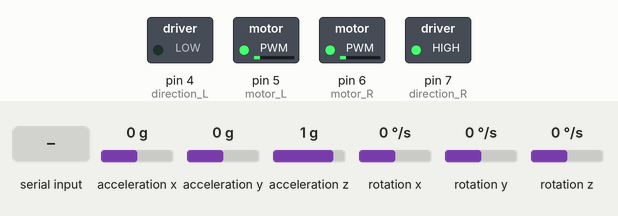
A sketch run on a simulated Arduino Uno, built with avr-gcc and run on an emulated ATmega328P. Shown: switched loads named in the sketch (green lamp = pin HIGH). The inputs (shaded band) are chosen by the test bench; at power-on: acceleration y 0 g, rotation x 0 °/s, acceleration z 1 g, acceleration x 0 g, rotation y 0 °/s, rotation z 0 °/s. What the sketch prints to the serial monitor is not drawn.

Above: at 1.2 s.
1.3 s: acceleration y set to -1.4 g
2.8 s: acceleration y set to -1.1 g
5.8 s: acceleration y set to -0.8 g
At 6.3 s:
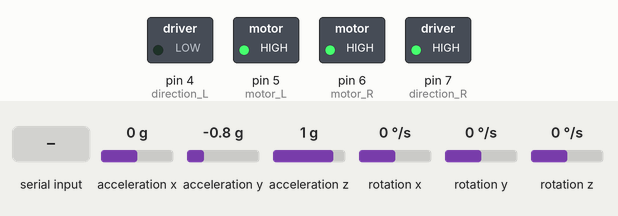
7.3 s: rotation x set to 192 °/s
At 10.12 s:
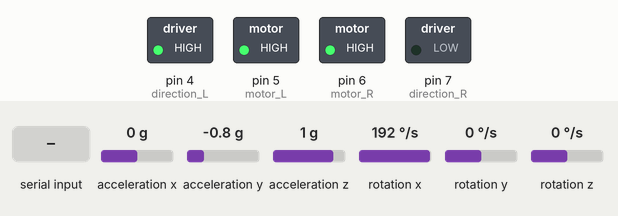
10.3 s: acceleration z set to 0.7 g
At 10.9 s:
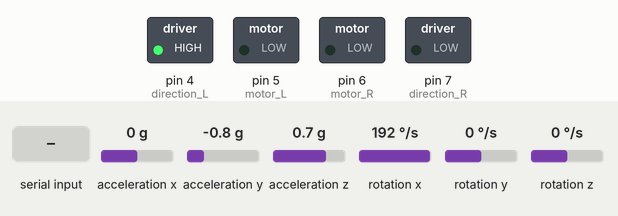
11.8 s: byte 30 received over Serial
Timing chart, 0 to 14.8 s (numbered marks = the images above; inputs shaded):
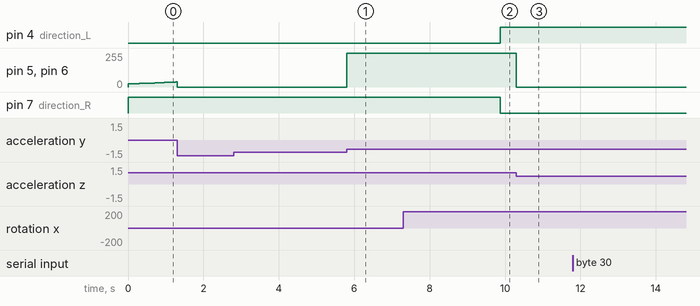

Measured:
- the behaviour switches between 0.9 and 0.8 g on acceleration z (found by bisection; images 2 and 3)
- after the input at 2.8 s, every drawn part: stays the same
- after the input at 5.8 s, pin 5 (motor_L), pin 6 (motor_R): 0/255 → 255/255 at once
- after the input at 7.3 s, pin 4 (direction_L): LOW → HIGH after 2.6 s; pin 7 (direction_R): HIGH → LOW after 2.6 s
- after the input at 10.3 s, pin 5 (motor_L), pin 6 (motor_R): 255/255 → 0/255 at once
- after the input at 11.8 s, every drawn part: stays the same

The sketch:

car-2.ino
```cpp
#include <I2Cdev.h>
#include "MPU6050.h"
#include <Wire.h>
#include <SoftwareSerial.h>
MPU6050 accelgyro;
//---------------
int16_t ax, ay, az;
int16_t gx, gy, gz;
#define Gry_offset -20     // 陀螺仪偏移量
#define Gyr_Gain 0.00763358    //对应的1G
#define pi 3.14159


/*********** PID控制器参数 *********/
float kp, ki, kd,kpp;
float angleA,omega;
float LOutput,ROutput;
int direction_L=4;
int motor_L=5;
int motor_R=6;
int direction_R=7;

//--------------------------------------
float LSpeed_Need=0.0,RSpeed_Need=0.0;
//char data;
int data,adata;

unsigned long now;
unsigned long preTime = 0;
float SampleTime = 0.08;  //-------------------互补滤波+PID 采样时间0.08 s
unsigned long lastTime;
float Input, Output, Setpoint;
float errSum,dErr,error,lastErr,f_angle;
int timeChange;
void setup()
{
    //===============motor Init===========
    pinMode(motor_L,OUTPUT);
    pinMode(direction_L,OUTPUT);
    pinMode(motor_R,OUTPUT);
    pinMode(direction_R,OUTPUT);
  //===============end initial===========
  Wire.begin();
  Serial.begin(9600);
  Serial.println("start");
  accelgyro.initialize();


}
 char cmd;
void loop()
{
 cmd=Serial.read();
  if(cmd!=0){
   Serial.print(cmd);
  }
 accelgyro.getMotion6(&ax, &ay, &az, &gx, &gy, &gz);
 angleA= atan2(ay , az) * 180 / pi-0.4;   // 根据加速度分量得到的角度(degree)加0.5偏移量
 //180度至0至-180（360度）取0度为坚直时中立点 因为坚直时有偏差，所以加0.5....
 omega=  Gyr_Gain * (gx +  Gry_offset); // 当前角速度(degree/s)
if (abs(angleA)<45) {    // 角度小于45度 运行程序
   PID_Filter();
   motor_out();
}else{
  analogWrite(motor_L, 0);
  analogWrite(motor_R, 0);
}
}
void PID_Filter()
{
     kp = 250*0.03; //取0~1024*  (这些值是小车调试后得出，请按自己小车调试后修改)
     ki = 150*0.0002;//取0~1024* .........
     kd = 200*1;  //取0~1024* .........
 //kpp = analogRead(11)*0.005;
    //------------------互补滤波 ------------------------
   unsigned long now = millis();                           // 当前时间(ms)
    float dt = (now - preTime) / 1000.0;                    // 微分时间(ms)
    preTime = now;
    float K = 0.8;
    float A = K / (K + dt);
   f_angle = A * (f_angle + omega * dt) + (1-A) * angleA;  // 互补滤波算法
//----------------------------PID控制器 ------------------------------
  //now = millis();
   timeChange = (now - lastTime);
   if(timeChange>=SampleTime)
   {
     Setpoint=LSpeed_Need;// =0，(+ -值使电机前进或后退)
        Input =f_angle;
      error = Setpoint- Input;
      errSum += error* timeChange;
      dErr = (error - lastErr)/ timeChange;
 //PID Output
      Output = kp * error + ki * errSum + kd * dErr;
      LOutput=Output+RSpeed_Need;//左电机
      ROutput=Output-RSpeed_Need;//右电机
      lastErr = error;
      lastTime = now;
   }
}
void motor_out(){
   if(LOutput>0.1)//左电机-------或者取0
{
  digitalWrite(direction_L, LOW);//后

}
  else if(LOutput<-0.1)//-------或者取0
{

  digitalWrite(direction_L, HIGH);//后
}

if(ROutput>0.1)//右电机--------或者取0
{
 digitalWrite(direction_R, HIGH);//后
}
  else if(ROutput<-0.1)//-------或者取0
{
  digitalWrite(direction_R, LOW);//后

}
    analogWrite(motor_L,min(255,abs(LOutput)+25)); //PWM调速a==0-255
    analogWrite(motor_R,min(255,abs(Output)+25)); //PWM调速a==0-255
}
void bluetoothCMD(){
  while(Serial.available())
   {
     char bluetooth=Serial.read();
    }

}
```
